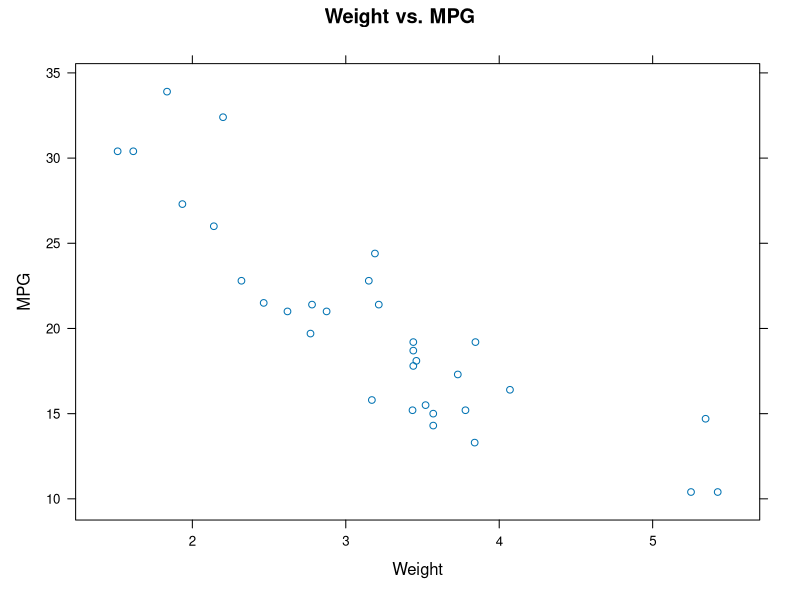
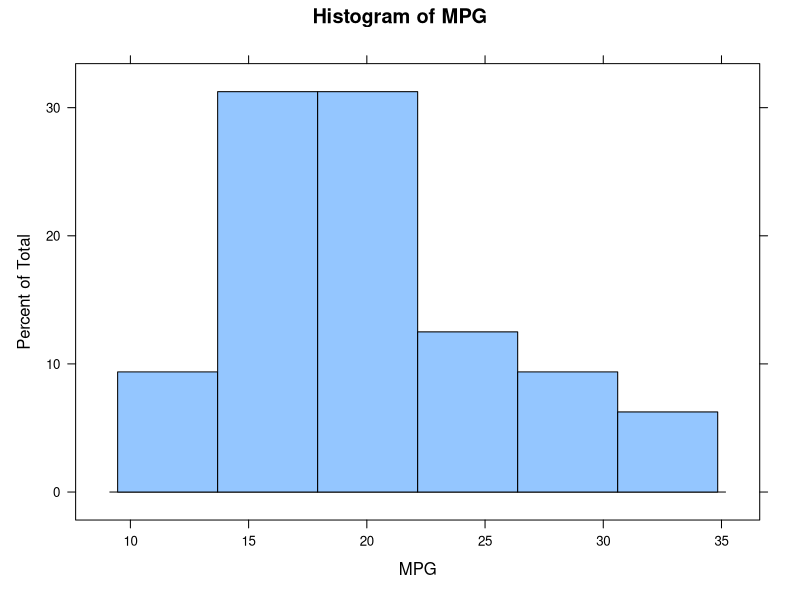
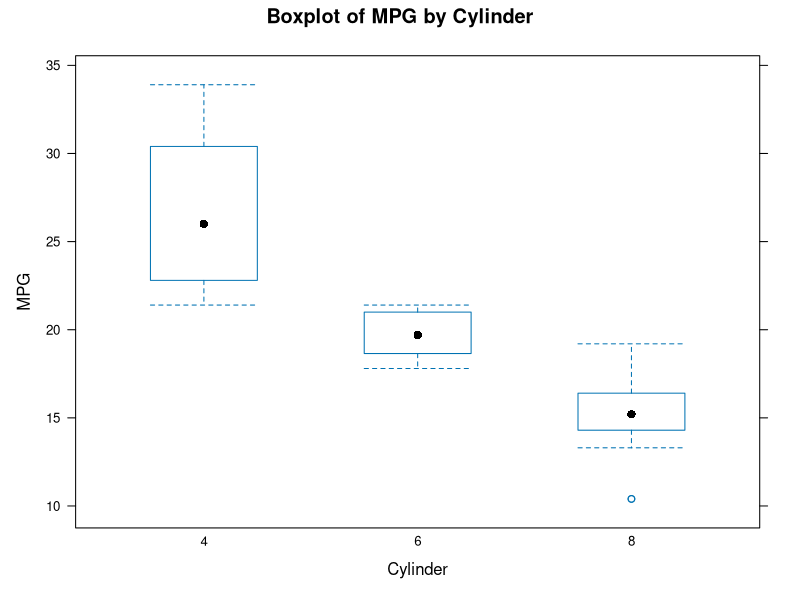

R code for these plots, in order:
# 패키지 설치 및 로드
install.packages("lattice")
library(lattice)

# 기본 산점도
xyplot(mpg ~ wt, data = mtcars, main = "Weight vs. MPG", xlab = "Weight", ylab = "MPG")

# 히스토그램
histogram(~ mpg, data = mtcars, main = "Histogram of MPG", xlab = "MPG")

# 박스플롯
bwplot(mpg ~ factor(cyl), data = mtcars, main = "Boxplot of MPG by Cylinder", xlab = "Cylinder", ylab = "MPG")
